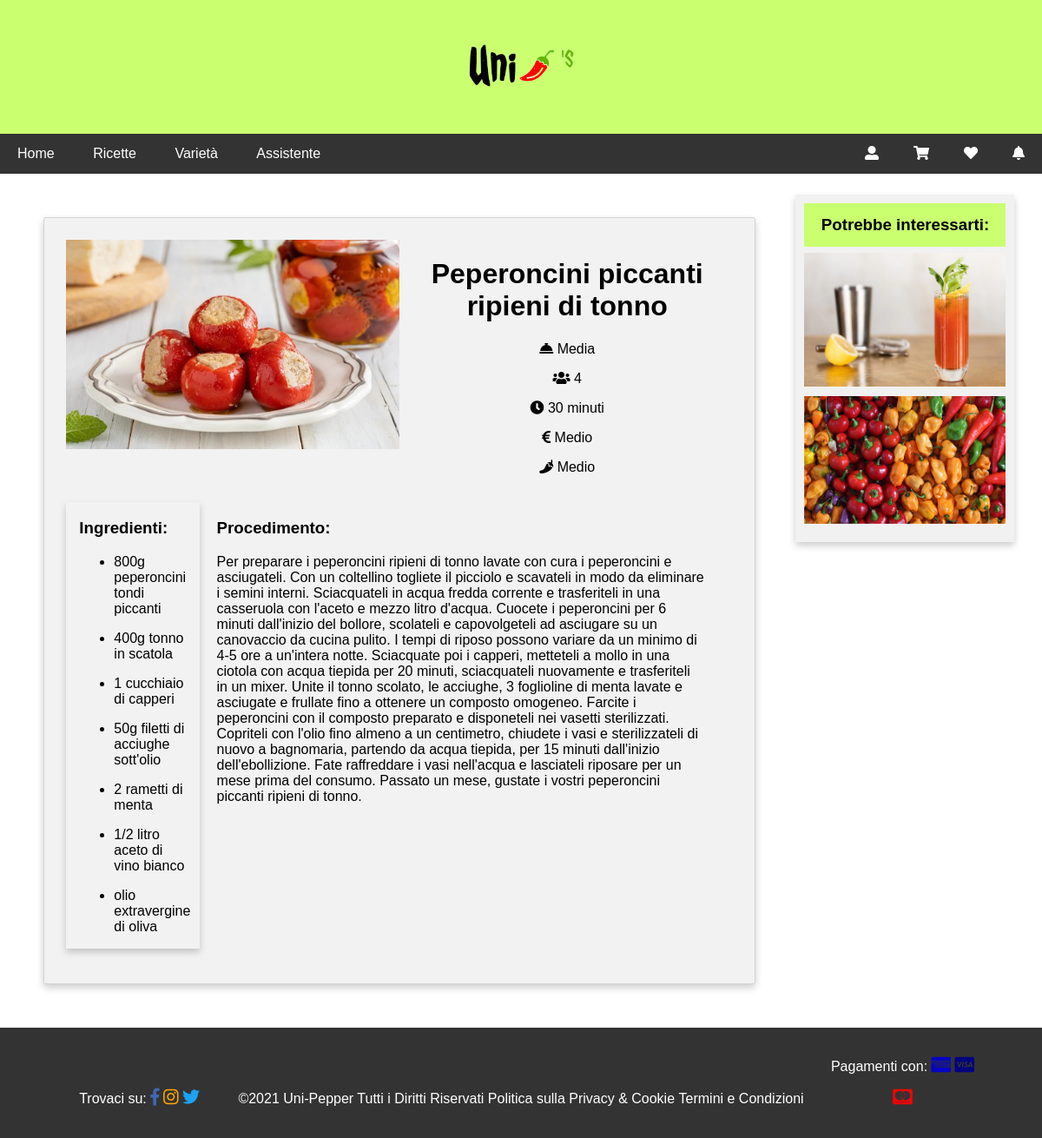
The app's page /ricetta.php?id=2 with its own data.
### tables this page shows
CREATE TABLE `ricette` (
  `IdRicetta` int(11) NOT NULL,
  `NomeRicetta` varchar(255) NOT NULL,
  `ImmagineRicetta` varchar(255) NOT NULL,
  `Ingredienti` text NOT NULL,
  `Procedimento` text NOT NULL,
  `Difficolta` varchar(20) NOT NULL,
  `Persone` int(5) NOT NULL,
  `Tempo` varchar(10) NOT NULL,
  `Costo` varchar(20) NOT NULL,
  `GradoPiccantezza` varchar(20) NOT NULL
);

### ricetta.php (called while the page is built, shortened)
<?php
require_once 'bootstrap.php';
$templateParams["titolo"] = "Uni-Pepper's - Ricetta";
$templateParams["nome"] = "singola-ricetta.php";
$templateParams["ricettecasuali"] = $dbh->getRandomRecipe(1);
$idricetta = -1;
if(isset($_GET["id"])){
    $idricetta = $_GET["id"];
}
$templateParams["pagina"] = "ricetta.php?id=".$idricetta;
$templateParams["ricetta"] = $dbh->getRecipeById($idricetta);
$ingredientiRicetta = explode(',', $templateParams["ricetta"][0]["Ingredienti"]);
require 'template/base.php';
?>

### db/database.php (called while the page is built, shortened)
<?php
class DatabaseHelper{
    private $db;
    public function __construct($servername, $username, $password, $dbname, $port){
        $this->db = new mysqli($servername, $username, $password, $dbname, $port);
    }
    public function getRandomRecipe($n){
        $stmt = $this->db->prepare("SELECT IdRicetta, NomeRicetta, ImmagineRicetta, Difficolta, Tempo, Costo FROM ricette ORDER BY RAND() LIMIT ?");
        $stmt->bind_param('i',$n);
        $stmt->execute();
        $result = $stmt->get_result();
        return $result->fetch_all(MYSQLI_ASSOC);
    }
    public function getRecipeById($id){
        $query = "SELECT IdRicetta, NomeRicetta, ImmagineRicetta, Ingredienti, Procedimento, Difficolta, Persone, Tempo, Costo, GradoPiccantezza FROM ricette WHERE IdRicetta=?";
        $stmt = $this->db->prepare($query);
        $stmt->bind_param('i',$id);
        $stmt->execute();
        $result = $stmt->get_result();
        return $result->fetch_all(MYSQLI_ASSOC);
    }
}
?>

### bootstrap.php (called while the page is built, shortened)
<?php
require_once("db/database.php");
$dbh = new DatabaseHelper("localhost", "root", "", "unipeppers", 3306);
?>

### template/singola-ricetta.php (the view)
<?php if(count($templateParams["ricetta"])==0): ?>
    <article>
        <h1>Ci dispiace, qualcosa è andato storto</h1>
    </article>
<?php else: $ricetta = $templateParams["ricetta"][0]; ?>
    <div class="info-ricetta">
        <img src="<?php echo UPLOAD_DIR_RECIPES.$ricetta["ImmagineRicetta"]; ?>" alt="Immagine <?php echo $ricetta["NomeRicetta"];?>"/>
        <div class="livello">
            <h1><?php echo $ricetta["NomeRicetta"];?></h1>
            <p><span class="fas fa-concierge-bell"></span> <?php echo $ricetta["Difficolta"];?></p>
            <p><span class="fas fa-users"></span> <?php echo $ricetta["Persone"];?></p>
            <p><span class="fas fa-clock"></span> <?php echo $ricetta["Tempo"];?></p>
            <p><span class="fas fa-euro-sign"></span> <?php echo $ricetta["Costo"];?></p>
            <p><span class="fas fa-pepper-hot"></span> <?php echo $ricetta["GradoPiccantezza"];?></p>
        </div>
        <div class="ingredienti">
            <h3>Ingredienti:</h3>
            <?php foreach ($ingredientiRicetta as $ingredienti) :?>
            <ul>
                <li><?php echo $ingredienti;?></li>
            </ul>
            <?php endforeach;?>
        </div>
        <div class="procedimento">
            <h3>Procedimento:</h3>
            <p><?php echo $ricetta["Procedimento"];?></p>
        </div>
    </div>
<?php endif; ?>

### template/base.php (shortened to what this page needs)
<!DOCTYPE html>
<html lang="it">
<head>
    <link rel="stylesheet" href="https://use.fontawesome.com/releases/v5.7.0/css/all.css">
    <link rel="stylesheet" href="css/style.css" >
    <link rel="stylesheet" href="css/styleClass.css" >
    <link rel="stylesheet" href="css/carrello.css" >
    <link rel="stylesheet" href="css/notifiche.css" >
</head>
<body>
    <header>
        <img src="upload/logo.png" alt="logo"/>
    </header>
    <nav class="topnav" id="myTopnav">
        <a href="index.php" title="home" <?php isActive("index.php");?>>Home</a>
        <a href="ricette.php" title="ricette" <?php isActive("ricette.php");?>>Ricette</a>
        <a href="varieta.php" title="varieta" <?php isActive("varieta.php");?>>Variet&agrave;</a>
        <a href="assistente.php" title="assistente" <?php isActive("assistente.php");?>>Assistente</a>
        <a id="main" onclick="openNav()" class="right" title="notifiche" ><span class="fas fa-bell" title="Notifiche"></span></a>
        <a href="preferiti.php" title="preferiti" class="right<?php isEchoActive("preferiti.php");?>"><span class="fas fa-heart" title="Preferiti"></span></a>
        <a href="carrello.php" title="carrello" class="right <?php isEchoActive("carrello.php");?>"><span class="fas fa-shopping-cart" title="Carrello"></span></a>
        <a href="login.php" title="login" class="right <?php isEchoActive("login.php");?>"><span class="fas fa-user-alt" title="Utente"></span></a>
    </nav>
    <main>
        <?php if(isset($templateParams["nome"])){
        require($templateParams["nome"]);
        }
        ?>
    </main>
    <aside>
        <h3>Potrebbe interessarti:</h3>
        <?php $ricettacasuale = $templateParams["ricettecasuali"][0];?>
        <div class="aside">
            <img src="<?php echo UPLOAD_DIR_RECIPES.$ricettacasuale["ImmagineRicetta"]?>" alt="Immagine <?php echo $ricettacasuale["NomeRicetta"]?>">
        </div>
        <div class="aside">
            <img src="upload/peperonciniVar.jpg" alt="Varietà">
        </div>
    </aside>
    <footer>
        <section class="social">
            <p>Trovaci su:</p>
            <a href="http://www.facebook.com" title="facebook" ><span class="fab fa-facebook-f" title="Facebook" style="color: #4267B2;"></span></a>
            <a href="http://instagram.com" title="instagram" ><span class="fab fa-instagram" title="Instagram" style="color: orange;"></span></a>
            <a href="http://twitter.com" title="twitter" ><span class="fab fa-twitter" title="Twitter" style="color: #1DA1F2;"></span></a>
        </section>
        <section class="contatti">
            <p>©2021 Uni-Pepper Tutti i Diritti Riservati</p>
            <a href="privacy.php">Politica sulla Privacy & Cookie</a>
            <a href="termini.php">Termini e Condizioni</a>
        </section>
        <section class="pagamenti">
            <p>Pagamenti con:</p>
            <a href="http://americanexpress.com" title="americanexpress" ><span class="fab fa-cc-amex" title="American Express" style="color: rgb(4, 4, 199);"></span></a>
            <a href="http://visa.com" title="visa" ><span class="fab fa-cc-visa" title="Visa" style="color: navy;"></span></a>
            <a href="http://mastercard.com" title="mastercard" ><span class="fab fa-cc-mastercard" title="Mastercard" style="color: red;"></span></a>
        </section>
    </footer>
</body>
</html>

### css/style.css (style rules this page uses)
* { box-sizing: border-box; }
body { font-family: Arial, Helvetica, sans-serif; margin: 0; }
header { padding: 50px; text-align: center; background: #caff70; color: black; }
header img { height: 50px; }
nav { overflow: hidden; background-color: #333; }
nav a:not(.right) { width: auto; display: inline-block; color: white; text-align: center; padding: 14px 20px; text-decoration: none; }
main { background-color: white; padding: 10px; margin: 2%; }
aside { background-color: #f1f1f1; box-shadow: 0 4px 8px 0 rgba(0, 0, 0, 0.2); padding: 10px; margin: 2%; text-align: center; }
aside h3 { background-color: #caff70; padding: 6% 2%; margin: 0; }
body > footer { padding: 20px; text-align: center; color: white; background: #333; }
body footer a { text-decoration: none; color: white; }
body footer span { font-size: 20px; }
footer section p, footer section a { display: inline-block; }
@media screen and (min-width: 768px) { main, aside { display: inline-block; vertical-align: top; } }
@media screen and (min-width: 768px) { aside { width: 21%; } }
@media screen and (min-width: 768px) { main { width: 70%; } }
@media screen and (min-width: 768px) { nav a { display: inline-block; width: auto; color: white; text-align: center; padding: 14px 20px; text-decoration: none; } }
@media screen and (min-width: 768px) { nav a.right { float: right; } }
@media screen and (min-width: 768px) { body footer section { display: inline-block; } }

### css/styleClass.css (style rules this page uses)
nav .right { display: none; }
.info-ricetta { box-shadow: 0 4px 8px 0 rgba(0, 0, 0, 0.2); background-color: #f2f2f2; border: 1px solid lightgrey; border-radius: 3px; width: 100%; margin: 2%; padding: 3%; }
.info-ricetta img { max-width: 100%; }
.info-ricetta .livello { text-align: center; }
.info-ricetta .livello p { display: inline-block; margin-top: 0; }
.aside img { max-width: 100%; }
.aside { position: relative; padding: 0; margin-top: 3%; margin-bottom: 3%; margin-left: auto; margin-right: auto; width: 100%; max-width: 100%; }
@media screen and (min-width: 768px) { nav a.right { float: right; display: inline-flex; width: auto; color: white; text-align: center; padding: 14px 20px; text-decoration: none; } }
@media screen and (min-width: 768px) { .social, .pagamenti { width: 15%; } }
@media screen and (min-width: 768px) { .contatti { width: 60%; } }
@media screen and (min-width: 768px) { .info-ricetta img, .info-ricetta .livello { display: inline-block; vertical-align: top; } }
@media screen and (min-width: 768px) { .livello { width: 45%; text-align: left; margin-left: 2%; } }
@media screen and (min-width: 768px) { .info-ricetta img { max-width: 50%; } }
@media screen and (min-width: 768px) { .info-ricetta .ingredienti, .info-ricetta .procedimento { display: inline-block; margin: 2% 0; padding: 0 2%; } }
@media screen and (min-width: 768px) { .livello p { display: block; width: 100%; text-align: center; } }
@media screen and (min-width: 768px) { .ingredienti { max-width: 20%; box-shadow: 0 4px 8px 0 rgba(0, 0, 0, 0.2); margin-right: 2%; } }
@media screen and (min-width: 768px) { .procedimento { vertical-align: top; max-width: 77%; } }

### css/carrello.css (style rules this page uses)
a { text-decoration: none; color: black; }

### css/notifiche.css (style rules this page uses)
#main { transition: margin-right .5s; }

### records on screen
ricette: ImmagineRicetta (picture), NomeRicetta "Peperoncini piccanti ripieni di tonno", Difficolta "Media", Persone "4", Tempo "30 minuti", Costo "Medio", GradoPiccantezza "Medio", Ingredienti "800g peperoncini tondi piccanti", Ingredienti "400g tonno in scatola", Ingredienti "1 cucchiaio di capperi", Ingredienti "50g filetti di acciughe sott'olio", Ingredienti "2 rametti di menta", Ingredienti "1/2 litro aceto di vino bianco", Ingredienti "olio extravergine di oliva", Procedimento "Per preparare i peperoncini ripieni di tonno lavate con cura i peperoncini e asciugateli. Con un coltellino togliete il picciolo e scavateli in modo da eliminare i semini interni. Sciacquateli in acqua fredda corrente e trasferiteli in una casseruola con l'aceto e mezzo litro d'acqua. Cuocete i peperoncini per 6 minuti dall'inizio del bollore, scolateli e capovolgeteli ad asciugare su un canovaccio da cucina pulito. I tempi di riposo possono variare da un minimo di 4-5 ore a un'intera notte. Sciacquate poi i capperi, metteteli a mollo in una ciotola con acqua tiepida per 20 minuti, sciacquateli nuovamente e trasferiteli in un mixer. Unite il tonno scolato, le acciughe, 3 foglioline di menta…"
ricette: ImmagineRicetta (picture)
